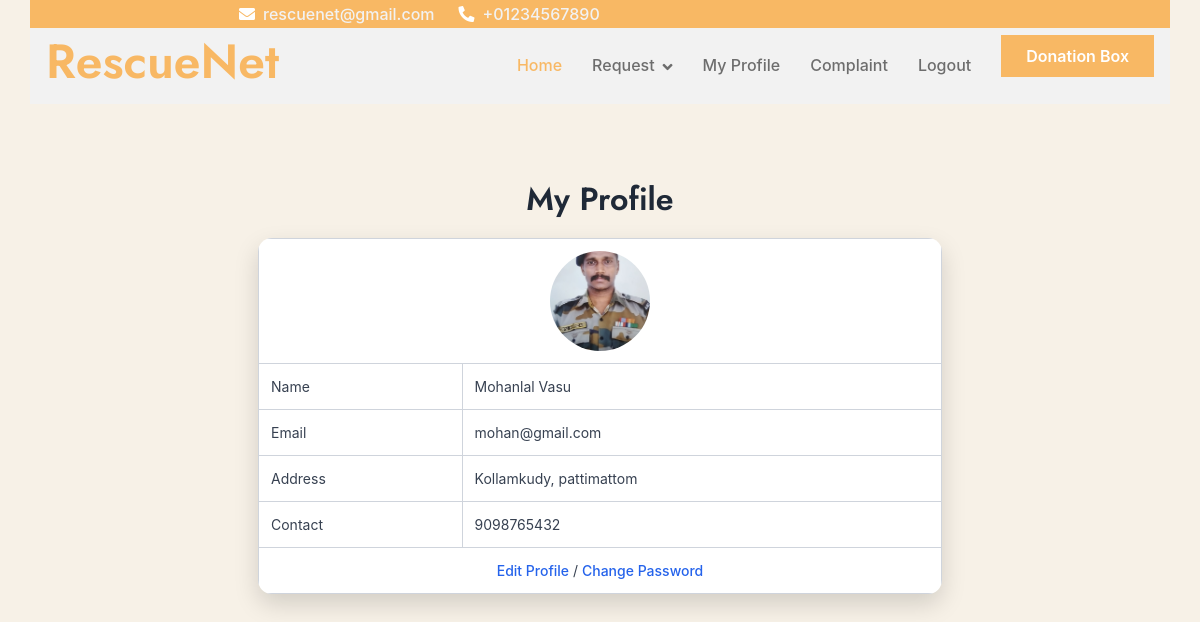
Screenshot of /Volunteer/MyProfile/ (signed in) with the database file from the repository.
### Guest/models.py (models this page shows)
class tbl_volunteer(models.Model):
    volunteer_name=models.CharField(max_length=50)
    volunteer_email=models.CharField(max_length=50)
    volunteer_password=models.CharField(max_length=50)
    volunteer_photo=models.FileField(upload_to="Assets/VolunteerDocs/")
    volunteer_proof=models.FileField(upload_to="Assets/VolunteerDocs/")
    volunteer_address=models.CharField(max_length=100)
    volunteer_contact=models.CharField(max_length=50)
    volunteer_emergency=models.IntegerField()
    place=models.ForeignKey(tbl_place,on_delete=models.CASCADE)
    volunteer_status=models.IntegerField(default=0)

### Volunteer/views.py (the view)
# urls.py: path("MyProfile/",views.MyProfile,name="MyProfile"),
def MyProfile(request):
    if "vid" not in request.session:
        return redirect("Guest:Login")
    volunteerdata = tbl_volunteer.objects.get(id=request.session["vid"])
    return render(request, 'Volunteer/MyProfile.html', {"vdata": volunteerdata})

### Volunteer/Templates/Volunteer/MyProfile.html (shortened to what this page needs)
{% extends 'Volunteer/Header.html' %}
{% block content %}
<!DOCTYPE html>
<html lang="en">
<head>
</head>
<body>
    <form action="" method="post" enctype="multipart/form-data">
        <h2>My Profile</h2>
        <table>
            <tr>
                <td colspan="2">
                    <img src="{{ vdata.volunteer_photo.url }}" width="100" height="100" alt="volunteer">
                </td>
            </tr>
            <tr>
                <td>Name</td>
                <td>{{ vdata.volunteer_name }}</td>
            </tr>
            <tr>
                <td>Email</td>
                <td>{{ vdata.volunteer_email }}</td>
            </tr>
            <tr>
                <td>Address</td>
                <td>{{ vdata.volunteer_address }}</td>
            </tr>
            <tr>
                <td>Contact</td>
                <td>{{ vdata.volunteer_contact }}</td>
            </tr>
            <tr>
                <td colspan="2">
                    <a href="{% url 'Volunteer:EditProfile' %}">Edit Profile</a> /
                    <a href="{% url 'Volunteer:ChangePassword' %}">Change Password</a>
                </td>
            </tr>
        </table>
    </form>
</body>
</html>
{% endblock %}

### Volunteer/Templates/Volunteer/MyProfile.html (style rules this page uses)
body { font-family: "Inter", "Segoe UI", Arial, sans-serif; background-color: #f3eadaa1; padding: 30px; color: #374151; }
h2 { text-align: center; font-weight: 600; color: #1f2937; margin-bottom: 20px; }
table { width: 60%; margin: auto; border-collapse: collapse; background-color: #ffffff; border-radius: 14px; overflow: hidden; box-shadow: 0 10px 25px rgba(0, 0, 0, 0.15); }
th, td { border: 1px solid #cfd4dc; padding: 12px; font-size: 14px; text-align: left; }
td[colspan="2"] { text-align: center; }
img { border-radius: 50%; object-fit: cover; }
a { text-decoration: none; color: #2563eb; font-weight: 500; }

### rows the page displays
tbl_volunteer: volunteer_photo (picture), volunteer_name "Mohanlal Vasu", volunteer_email "mohan@gmail.com", volunteer_address "Kollamkudy, pattimattom", volunteer_contact "9098765432"
